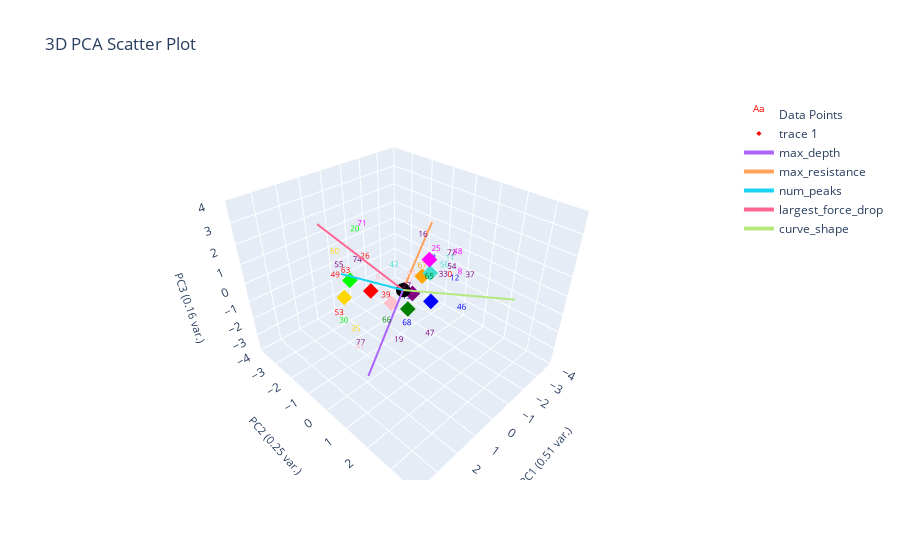

The notebook cell this image was saved under:
### Markdown cell above
# Plot Labeled Data Only

### Code cell
marions_labeled_data[f'{ylabel_name}_nums'] = marions_labeled_data[ylabel_name].map(ylabel_to_cluster_num)
# plotting.get_curve_idx_from_cluster_color('purple', marions_labeled_data[f'{ylabel_name}_nums'], marions_labeled_data.index, data_features)

plotting.plot_clusters_seperately(marions_labeled_data[f'{ylabel_name}_nums'], curve_data, ylabel_name,
                                  cluster_category_names=list(ylabel_to_cluster_num.keys()),
                                  bold_idxs=marions_labeled_data.index.tolist()) 
plotting.plot_pca(marions_labeled_data, marions_labeled_data[f'{ylabel_name}_nums'], graph_title="Clustering Labeled Data", num_pc=3, ylabel_name=ylabel_name, centroids=label_centroids)

### Figure 1 — Plotly figure (JSON) as saved in the notebook; plotly's stock layout.template omitted (floating-point values rounded to 4 significant figures)
{"data": [{"mode": "text", "name": "Data Points", "text": ["0", "2", "8", "11", "12", "13", "15", "16", "19", "20", "22", "25", "26", "27", "30", "33", "35", "37", "39", "41", "43", "44", "46", "47", "48", "49", "50", "53", "54", "55", "56", "62", "63", "65", "66", "67", "68", "71", "72", "74", "77"], "textfont": {"color": ["red", "pink", "magenta", "turquoise", "blue", "blue", "blue", "purple", "purple", "lime", "pink", "magenta", "red", "purple", "lime", "purple", "gold", "purple", "red", "pink", "turquoise", "pink", "blue", "purple", "magenta", "red", "gold", "red", "purple", "purple", "turquoise", "pink", "red", "green", "green", "orange", "blue", "magenta", "purple", "purple", "purple"], "size": 8}, "type": "scatter3d", "x": [-1.574, -0.2013, -1.881, -2.493, -1.524, -2.331, -0.6825, -1.806, 0.9394, 0.1783, -0.5462, -1.68, 0.7903, 0.3597, 3.479, -1.626, 2.678, -1.363, 1.556, 2.89, -0.008033, 0.4534, 1.209, 1.117, -2.747, 2.529, 0.735, 2.346, -2.153, 1.029, -1.99, -1.071, 1.233, 0.2138, 1.67, -1.969, 0.9671, 0.2141, -2.696, 1.01, 2.743], "y": [0.8415, -0.4436, 1.053, 0.1536, 1.096, -0.5673, -0.405, -0.5956, 0.6293, -2.162, -0.2464, 0.1058, -1.048, 0.4673, 0.7444, 0.525, 0.3235, 1.785, 0.6375, 0.6792, -0.4381, 0.7432, 3.193, 2.084, 0.3214, -0.6405, -2.775, -0.863, 0.5168, -2.238, 0.3019, -2.171, -1.635, 1.293, 0.7536, -0.7314, 1.015, -1.765, 0.08959, -1.213, 0.583], "z": [-0.07966, -1.117, 0.03275, -0.09779, -0.06985, -0.4518, -1.661, 1.102, -2.282, 1.47, -0.5921, 0.7958, 1.0, 0.2047, 0.6965, -0.2985, -0.642, 0.6383, 0.5838, -1.132, 0.4996, 1.095, 1.668, -0.5303, 0.2151, 1.268, 0.2067, -0.9526, -0.1711, -0.05954, -0.1245, -1.91, 0.1304, 1.146, -0.5426, -0.7957, -0.9736, 1.968, 0.04791, 0.8328, -1.118]}, {"marker": {"color": ["red", "gold", "blue", "green", "purple", "pink", "turquoise", "orange", "lime", "magenta"], "size": 4, "symbol": "diamond"}, "mode": "markers", "type": "scatter3d", "x": [1.147, 1.706, -0.4722, 0.9421, -0.2224, 0.305, -1.497, -1.969, 1.829, -1.523], "y": [-0.4513, -1.226, 0.8664, 1.023, 0.2395, -0.2877, 0.005817, -0.7314, -0.7089, -0.07111], "z": [0.3249, -0.2177, -0.2978, 0.3018, -0.1486, -0.731, 0.09246, -0.7957, 1.083, 0.7529]}, {"marker": {"color": "black", "size": 5}, "mode": "markers", "name": "Origin", "showlegend": false, "type": "scatter3d", "x": [0], "y": [0], "z": [0]}, {"line": {"width": 4}, "mode": "lines+text", "name": "max_depth", "textposition": "top center", "type": "scatter3d", "x": [0, 2.859], "y": [0, 1.022], "z": [0, -1.881]}, {"line": {"width": 4}, "mode": "lines+text", "name": "max_resistance", "textposition": "top center", "type": "scatter3d", "x": [0, -2.719], "y": [0, -0.9233], "z": [0, 1.721]}, {"line": {"width": 4}, "mode": "lines+text", "name": "num_peaks", "textposition": "top center", "type": "scatter3d", "x": [0, 2.374], "y": [0, -0.4819], "z": [0, 1.826]}, {"line": {"width": 4}, "mode": "lines+text", "name": "largest_force_drop", "textposition": "top center", "type": "scatter3d", "x": [0, 1.946], "y": [0, -1.978], "z": [0, 3.065]}, {"line": {"width": 4}, "mode": "lines+text", "name": "curve_shape", "textposition": "top center", "type": "scatter3d", "x": [0, -0.1011], "y": [0, 4.354], "z": [0, 2.402]}], "layout": {"autosize": true, "scene": {"xaxis": {"range": [-4, 4], "title": {"font": {"size": 11}, "text": "PC1 (0.51 var.)"}}, "yaxis": {"range": [-4, 4], "title": {"font": {"size": 11}, "text": "PC2 (0.25 var.)"}}, "zaxis": {"range": [-4, 4], "title": {"font": {"size": 11}, "text": "PC3 (0.16 var.)"}}}, "title": {"text": "3D PCA Scatter Plot"}}}
